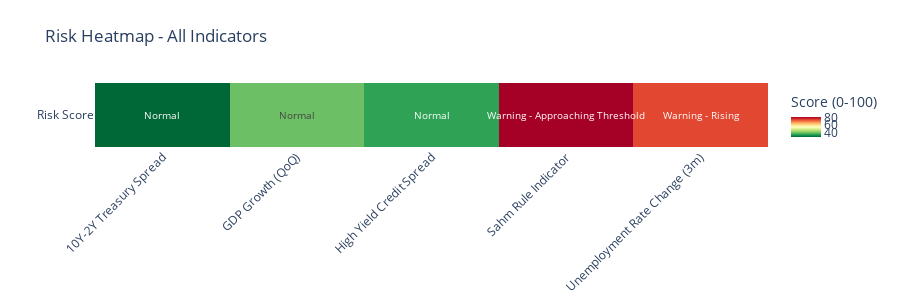

Notebook source saved alongside this figure:
### Code cell
# Enhanced risk scorecard with all details
scorecard_data = []

for indicator_key in composite['breakdown'].keys():
    details = composite['breakdown'][indicator_key]
    
    scorecard_data.append({
        'Indicator': details['description'],
        'Current Signal': details['signal'],
        'Risk Score': f"{details['score']:.1f}/100",
        'Weight': f"{details['weight']}%",
        'Weighted Contribution': f"{details['contribution']:.1f}",
        'Risk Level': (
            '🟢 Normal' if details['score'] < 25 else
            '🟡 Caution' if details['score'] < 50 else
            '🟠 Warning' if details['score'] < 75 else
            '🔴 Critical'
        )
    })

scorecard_df = pd.DataFrame(scorecard_data)
scorecard_df = scorecard_df.sort_values('Weighted Contribution', ascending=False)

print("\n" + "="*120)
print("ENHANCED RECESSION RISK SCORECARD")
print("="*120)
print(scorecard_df.to_string(index=False))
print("="*120)
print(f"\nCOMPOSITE SCORE: {composite['composite_score']:.1f}/100")
print(f"RISK LEVEL: {composite['risk_level']}")
print("="*120)

# Create heatmap-style visualization
fig = go.Figure(data=go.Heatmap(
    z=[scorecard_df['Risk Score'].str.replace('/100', '').astype(float).tolist()],
    x=scorecard_df['Indicator'].tolist(),
    y=['Risk Score'],
    colorscale='RdYlGn_r',
    text=[scorecard_df['Current Signal'].tolist()],
    texttemplate='%{text}',
    textfont={"size": 10},
    colorbar=dict(title="Score (0-100)")
))

fig.update_layout(
    title='Risk Heatmap - All Indicators',
    xaxis_title='',
    yaxis_title='',
    height=300,
    xaxis_tickangle=-45
)

fig.show()

### Figure 1 — Plotly figure (JSON) as saved in the notebook; plotly's stock layout.template omitted (floating-point values rounded to 4 significant figures)
{"data": [{"colorbar": {"title": {"text": "Score (0-100)"}}, "colorscale": [[0, "rgb(0,104,55)"], [0.1, "rgb(26,152,80)"], [0.2, "rgb(102,189,99)"], [0.3, "rgb(166,217,106)"], [0.4, "rgb(217,239,139)"], [0.5, "rgb(255,255,191)"], [0.6, "rgb(254,224,139)"], [0.7, "rgb(253,174,97)"], [0.8, "rgb(244,109,67)"], [0.9, "rgb(215,48,39)"], [1, "rgb(165,0,38)"]], "text": [["Normal", "Normal", "Normal", "Warning - Approaching Threshold", "Warning - Rising"]], "textfont": {"size": 10}, "texttemplate": "%{text}", "type": "heatmap", "x": ["10Y-2Y Treasury Spread", "GDP Growth (QoQ)", "High Yield Credit Spread", "Sahm Rule Indicator", "Unemployment Rate Change (3m)"], "y": ["Risk Score"], "z": [[27.9, 39.3, 34.9, 82.5, 75]]}], "layout": {"height": 300, "title": {"text": "Risk Heatmap - All Indicators"}, "xaxis": {"tickangle": -45, "title": {"text": ""}}, "yaxis": {"title": {"text": ""}}}}
